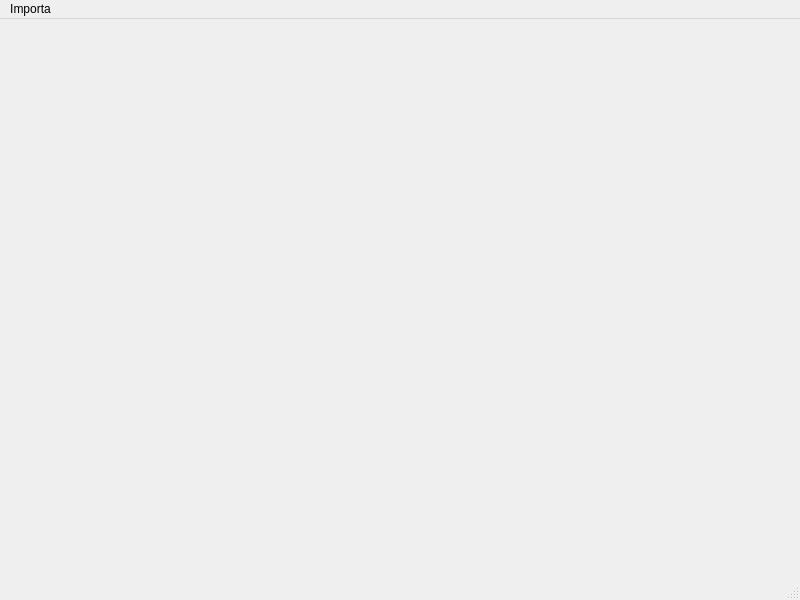
<?xml version="1.0" encoding="UTF-8"?>
<ui version="4.0">
 <class>Civil</class>
 <widget class="QMainWindow" name="Civil">
  <property name="geometry">
   <rect>
    <x>0</x>
    <y>0</y>
    <width>800</width>
    <height>600</height>
   </rect>
  </property>
  <property name="windowTitle">
   <string>Civil</string>
  </property>
  <widget class="QWidget" name="centralwidget"/>
  <widget class="QMenuBar" name="menubar">
   <property name="geometry">
    <rect>
     <x>0</x>
     <y>0</y>
     <width>800</width>
     <height>26</height>
    </rect>
   </property>
   <widget class="QMenu" name="menuImporta">
    <property name="title">
     <string>Importa</string>
    </property>
    <widget class="QMenu" name="menuSerial">
     <property name="title">
      <string>Serial</string>
     </property>
     <addaction name="actionLeica"/>
     <addaction name="actionGD5"/>
    </widget>
    <addaction name="menuSerial"/>
    <addaction name="actionDxf_leica"/>
    <addaction name="actionPnt"/>
    <addaction name="actionArs"/>
    <addaction name="actionSup"/>
    <addaction name="actionTrh"/>
   </widget>
   <addaction name="menuImporta"/>
  </widget>
  <widget class="QStatusBar" name="statusbar"/>
  <action name="actionDxf_leica">
   <property name="text">
    <string>Dxf leica</string>
   </property>
  </action>
  <action name="actionLeica">
   <property name="text">
    <string>Leica</string>
   </property>
  </action>
  <action name="actionGD5">
   <property name="text">
    <string>GD5</string>
   </property>
  </action>
  <action name="actionPnt">
   <property name="text">
    <string>Pnt</string>
   </property>
  </action>
  <action name="actionArs">
   <property name="text">
    <string>Ars</string>
   </property>
  </action>
  <action name="actionSup">
   <property name="text">
    <string>Sup</string>
   </property>
  </action>
  <action name="actionTrh">
   <property name="text">
    <string>Trh</string>
   </property>
  </action>
 </widget>
 <resources/>
 <connections/>
</ui>
